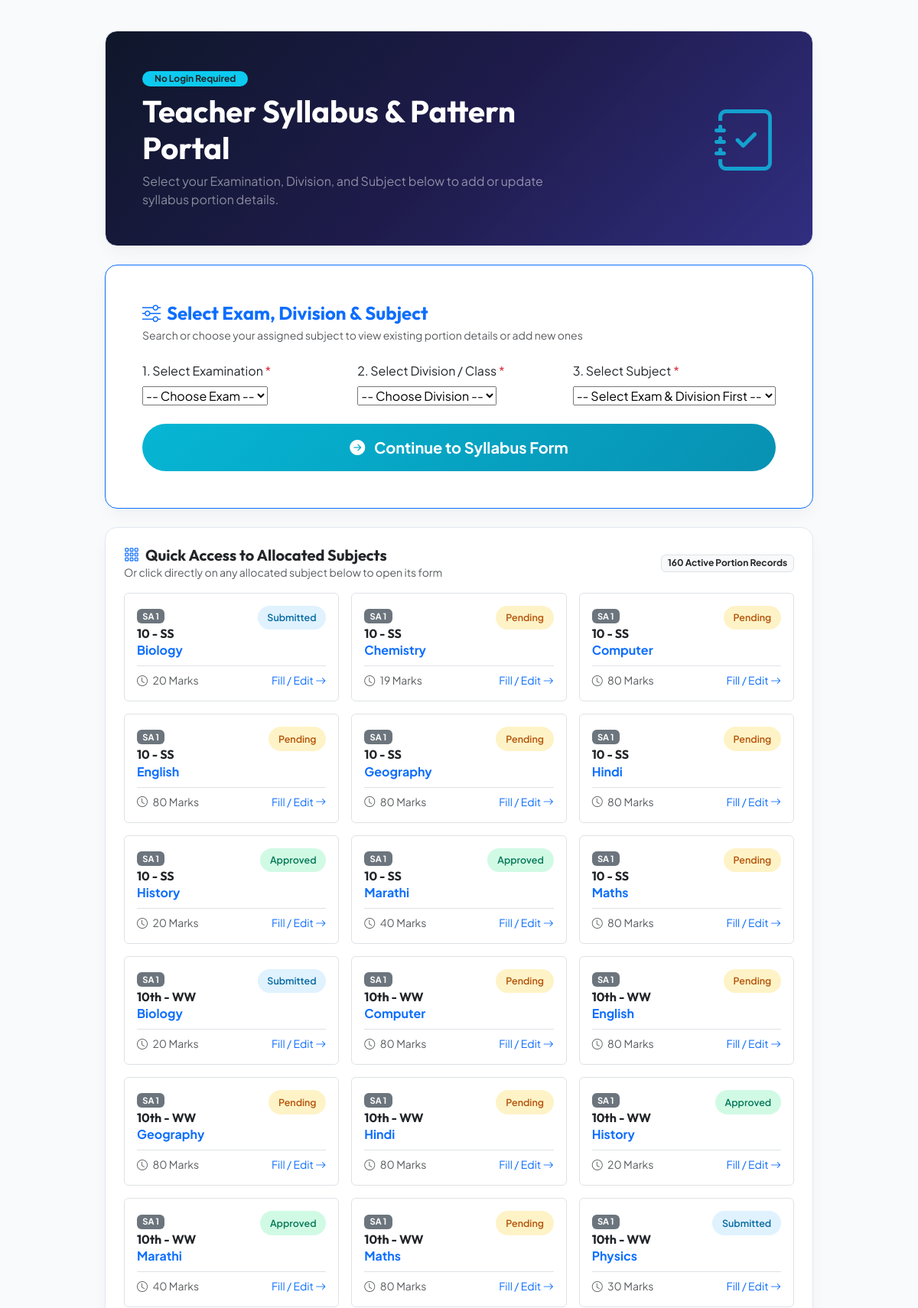
Page /teacher/ (upper part) on the committed database.
### core/models.py (models this page shows, shortened)
class PortionSubmission(models.Model):
    STATUS_CHOICES = [
        ('PENDING', 'Pending Submission'),
        ('SUBMITTED', 'Submitted by Teacher'),
        ('APPROVED', 'Approved by Principal'),
        ('REVISION', 'Revision Requested'),
    ]
    id = models.UUIDField(primary_key=True, default=uuid.uuid4, editable=False)
    exam = models.ForeignKey(Exam, on_delete=models.CASCADE, related_name='submissions')
    master_subject = models.ForeignKey(MasterSubject, on_delete=models.SET_NULL, null=True, blank=True, related_name='submissions')
    division_ref = models.ForeignKey(Division, on_delete=models.SET_NULL, null=True, blank=True, related_name='submissions')
    class_name = models.CharField(max_length=100, db_index=True, help_text="e.g. Grade VIII(MM) or Class 10-A")
    subject_name = models.CharField(max_length=100, db_index=True, help_text="e.g. Mathematics, Physics")
    teacher_name = models.CharField(max_length=150, help_text="Teacher's full name")
    teacher_email = models.EmailField(blank=True, null=True, help_text="Optional teacher contact email")
    exam_date = models.DateField(blank=True, null=True, db_index=True, help_text="Date of exam e.g. 2026-07-06")
    syllabus_portion = models.TextField(blank=True, help_text="List chapters, topics, and units covered")
    instructions_for_students = models.TextField(blank=True, help_text="Special instructions for question paper e.g. Use of calculator allowed")
    total_marks = models.PositiveIntegerField(default=80)
    duration_minutes = models.PositiveIntegerField(default=180, help_text="Exam duration in minutes")
    order = models.PositiveIntegerField(default=0, db_index=True, help_text="Sequence order of subject for display and reports")
    status = models.CharField(max_length=20, choices=STATUS_CHOICES, default='PENDING', db_index=True)
    principal_remarks = models.TextField(blank=True, help_text="Remarks from Principal/Admin")
    submitted_at = models.DateTimeField(blank=True, null=True)
    created_at = models.DateTimeField(auto_now_add=True)
    updated_at = models.DateTimeField(auto_now=True)
    class Meta:
        ordering = ['order', 'class_name', 'subject_name']
        indexes = [
            models.Index(fields=['exam', 'status'], name='idx_sub_exam_status'),
            models.Index(fields=['exam', 'division_ref', 'master_subject'], name='idx_sub_exam_div_subj'),
            models.Index(fields=['exam', 'order', 'subject_name'], name='idx_sub_exam_order_subj'),
            models.Index(fields=['exam', 'subject_name', 'status'], name='idx_sub_exam_subj_status'),
        ]
    @property
    def has_target_marks(self):
        return (self.total_marks or 0) > 0

class Exam(models.Model):
    title = models.CharField(max_length=200, help_text="e.g. PA-1 Exam 2026-2027")
    academic_year = models.CharField(max_length=50, help_text="e.g. 2026-2027")
    school_name = models.CharField(max_length=250, default="Arohan Academy School", help_text="School Name Header")
    header_subtitle = models.CharField(max_length=200, default="(Syllabus Paper & Time table)", help_text="Subtitle e.g. (Syllabus Paper & Time table)")
    note_text = models.CharField(max_length=300, default="NOTE: Kindly pay your wards fees before exam and collect the exam pass from the office.", help_text="Bottom note")
    hide_target_before_submission = models.BooleanField(
        default=False,
        help_text="Hide pre-set marks and duration before teacher submission so teachers enter them on submit.",
    )
    created_at = models.DateTimeField(auto_now_add=True, db_index=True)
    is_active = models.BooleanField(default=True, db_index=True)
    class Meta:
        ordering = ['-created_at']
        indexes = [
            models.Index(fields=['is_active', '-created_at'], name='idx_exam_active_created'),
        ]

### core/views.py (the view, shortened to what this page needs)
# urls.py: path('teacher/', views.teacher_portal, name='teacher_portal'),
def teacher_portal(request):
    active_exams = list(Exam.objects.filter(is_active=True))
    divisions = list(Division.objects.all())
    active_requests = list(
        PortionSubmission.objects
        .filter(exam__is_active=True)
        .select_related('exam', 'master_subject')
        .only(
            'id',
            'exam_id',
            'exam__title',
            'master_subject_id',
            'master_subject__code',
            'division_ref_id',
            'class_name',
            'subject_name',
            'status',
            'total_marks',
            'order',
        )
    )
    alloc_cache_key = make_cache_key('web_teacher_portal_alloc_json')
    alloc_map_json = cache.get(alloc_cache_key)
    if alloc_map_json is None:
        alloc_map = defaultdict(list)
        seen_alloc = set()
        for sub in active_requests:
            if sub.master_subject_id and sub.division_ref_id:
                key = f"{sub.exam_id}_{sub.division_ref_id}"
                dedup_key = (key, sub.master_subject_id)
                if dedup_key not in seen_alloc:
                    seen_alloc.add(dedup_key)
                    alloc_map[key].append({
                        'id': sub.master_subject_id,
                        'name': sub.subject_name,
                        'code': (sub.master_subject.code if sub.master_subject else '') or '',
                    })
        alloc_map_json = json.dumps(alloc_map)
        cache.set(alloc_cache_key, alloc_map_json, 300)
    context = {
        'active_exams': active_exams,
        'divisions': divisions,
        'active_requests': active_requests,
        'alloc_map_json': alloc_map_json,
    }
    return render(request, 'core/teacher_portal.html', context)

### core/cache_utils.py (called while the page is built)
def get_cache_version() -> int:
    ver = cache.get(CACHE_VERSION_KEY)
    if ver is None:
        ver = int(time.time() * 1000)
        cache.add(CACHE_VERSION_KEY, ver, timeout=None)
        ver = cache.get(CACHE_VERSION_KEY, ver)
    return ver

def make_cache_key(*parts) -> str:
    ver = get_cache_version()
    joined = ':'.join(str(p) for p in parts)
    return f"arohan:v{ver}:{joined}"

### core/models.py (called while the page is built)
    def __str__(self):
        return f"{self.standard} - {self.division_name}"

### templates/core/teacher_portal.html (shortened to what this page needs)
{% extends 'base.html' %}
{% block extra_css %}
<link href="https://cdn.jsdelivr.net/npm/tom-select@2.3.1/dist/css/tom-select.bootstrap5.min.css" rel="stylesheet">
{% endblock %}
{% block content %}
<div class="container" style="max-width: 950px;">
    <div class="card glass-card p-4 p-md-5 mb-4 text-white" style="background: linear-gradient(135deg, #0f172a 0%, #1e1b4b 50%, #312e81 100%);">
        <div class="row align-items-center">
            <div class="col-md-8 mb-3 mb-md-0">
                <span class="badge bg-info text-dark font-semibold px-3 py-1.5 rounded-pill mb-2">No Login Required</span>
                <h2 class="display-6 fw-bold mb-2">Teacher Syllabus & Pattern Portal</h2>
                <p class="text-white-50 mb-0">Select your Examination, Division, and Subject below to add or update syllabus portion details.</p>
            </div>
            <div class="col-md-4 text-md-end">
                <i class="bi bi-journal-check display-1 text-info opacity-75"></i>
            </div>
        </div>
    </div>
    <div class="card glass-card p-4 p-md-5 mb-4 border-primary">
        <h4 class="fw-bold mb-1 text-primary"><i class="bi bi-sliders me-2"></i>Select Exam, Division & Subject</h4>
        <p class="text-muted small mb-4">Search or choose your assigned subject to view existing portion details or add new ones</p>
        <form method="post">
            <div class="row g-3">
                <div class="col-md-4">
                    <label class="form-label font-semibold">1. Select Examination <span class="text-danger">*</span></label>
                    <select name="exam_id" id="examSelect" required>
                        <option value="">-- Choose Exam --</option>
                    </select>
                </div>
                <div class="col-md-4">
                    <label class="form-label font-semibold">2. Select Division / Class <span class="text-danger">*</span></label>
                    <select name="division_id" id="divisionSelect" required>
                        <option value="">-- Choose Division --</option>
                    </select>
                </div>
                <div class="col-md-4">
                    <label class="form-label font-semibold">3. Select Subject <span class="text-danger">*</span></label>
                    <select name="subject_id" id="subjectSelect" required>
                        <option value="">-- Select Exam & Division First --</option>
                    </select>
                </div>
            </div>
            <div class="mt-4 text-center text-md-end">
                <button type="submit" class="btn btn-teacher-portal btn-lg w-100 w-md-auto px-4 px-md-5 py-3 rounded-pill fw-bold" data-loading-text="Opening Form...">
                    <i class="bi bi-arrow-right-circle-fill me-2"></i> Continue to Syllabus Form
                </button>
            </div>
        </form>
    </div>
    <div class="card glass-card p-4">
        <div class="d-flex justify-content-between align-items-center mb-3">
            <div>
                <h5 class="fw-bold mb-0"><i class="bi bi-grid-3x3-gap text-primary me-2"></i>Quick Access to Allocated Subjects</h5>
                <p class="text-muted small mb-0">Or click directly on any allocated subject below to open its form</p>
            </div>
            <span class="badge bg-light text-dark border">{{ active_requests|length }} Active Portion Records</span>
        </div>
        <div class="row g-3">
            {% for req in active_requests %}
            <div class="col-md-6 col-lg-4">
                <a href="{% url 'teacher_submit_portion' req.id %}" class="text-decoration-none">
                    <div class="card border p-3 hover-shadow transition-all h-100 bg-white">
                        <div class="d-flex justify-content-between align-items-start mb-2">
                            <div>
                                <span class="badge bg-secondary mb-1" style="font-size: 0.7rem;">{{ req.exam.title }}</span>
                                <h6 class="fw-bold text-dark mb-0 fs-6">{{ req.class_name }}</h6>
                                <span class="fw-bold text-primary">{{ req.subject_name }}</span>
                            </div>
                            {% if req.status == 'PENDING' %}
                                <span class="badge-status badge-pending">Pending</span>
                            {% elif req.status == 'SUBMITTED' %}
                                <span class="badge-status badge-submitted">Submitted</span>
                            {% elif req.status == 'APPROVED' %}
                                <span class="badge-status badge-approved">Approved</span>
                            {% elif req.status == 'REVISION' %}
                                <span class="badge-status badge-revision">Revision</span>
                            {% endif %}
                        </div>
                        <div class="mt-auto pt-2 border-top d-flex justify-content-between align-items-center text-muted small">
                            <span>
                                <i class="bi bi-clock me-1"></i>
                                {% if req.status == 'PENDING' and not req.has_target_marks %}
                                    Marks on Submit
                                {% else %}
                                    {{ req.total_marks }} Marks
                                {% endif %}
                            </span>
                            <span class="text-primary font-semibold">Fill / Edit <i class="bi bi-arrow-right"></i></span>
                        </div>
                    </div>
                </a>
            </div>
            {% empty %}
            <div class="col-12 text-center py-4 text-muted">
                <i class="bi bi-inbox fs-2 d-block mb-2"></i>
                No subjects allocated yet. Use the dropdown selection above to start!
            </div>
            {% endfor %}
        </div>
    </div>
</div>
{% endblock %}

### static/css/style.css (style rules this page uses)
:root { --primary-color: #4f46e5; --primary-hover: #4338ca; --secondary-color: #06b6d4; --accent-color: #f59e0b; --bg-main: #f8fafc; --bg-card: #ffffff; --text-main: #0f172a; --text-muted: #64748b; --border-color: #e2e8f0; --card-shadow: 0 10px 25px -5px rgba(0, 0, 0, 0.05), 0 8px 10px -6px rgba(0, 0, 0, 0.01); --glass-bg: rgba(255, 255, 255, 0.85); --glass-border: rgba(255, 255, 255, 0.4); }
body { font-family: 'Plus Jakarta Sans', sans-serif; background-color: var(--bg-main); color: var(--text-main); min-height: 100vh; display: flex; flex-direction: column; }
h1, h2, h3, h4, h5, h6, .brand-font { font-family: 'Outfit', sans-serif; font-weight: 700; }
.glass-card { background: var(--bg-card); border: 1px solid var(--border-color); border-radius: 1rem; box-shadow: var(--card-shadow); transition: transform 0.2s ease, box-shadow 0.2s ease; }
.badge-status { padding: 0.4rem 0.8rem; border-radius: 20rem; font-weight: 600; font-size: 0.78rem; display: inline-flex; align-items: center; gap: 0.35rem; }
.badge-pending { background-color: #fef3c7; color: #b45309; }
.badge-submitted { background-color: #e0f2fe; color: #0369a1; }
.badge-approved { background-color: #d1fae5; color: #047857; }
.btn-teacher-portal { background: linear-gradient(135deg, #06b6d4, #0891b2); color: white; border: none; border-radius: 0.6rem; padding: 0.6rem 1.4rem; font-weight: 600; }

### rows in the picture
PortionSubmission: exam "SA 1", class_name "10 - SS", subject_name "Biology", status "Submitted", total_marks "20"
PortionSubmission: exam "SA 1", class_name "10 - SS", subject_name "Chemistry", status "Pending", total_marks "19"
PortionSubmission: exam "SA 1", class_name "10 - SS", subject_name "Computer", status "Pending", total_marks "80"
PortionSubmission: exam "SA 1", class_name "10 - SS", subject_name "English", status "Pending", total_marks "80"
PortionSubmission: exam "SA 1", class_name "10 - SS", subject_name "Geography", status "Pending", total_marks "80"
PortionSubmission: exam "SA 1", class_name "10 - SS", subject_name "Hindi", status "Pending", total_marks "80"
PortionSubmission: exam "SA 1", class_name "10 - SS", subject_name "History", status "Approved", total_marks "20"
PortionSubmission: exam "SA 1", class_name "10 - SS", subject_name "Marathi", status "Approved", total_marks "40"
PortionSubmission: exam "SA 1", class_name "10 - SS", subject_name "Maths", status "Pending", total_marks "80"
PortionSubmission: exam "SA 1", class_name "10th - WW", subject_name "Biology", status "Submitted", total_marks "20"
PortionSubmission: exam "SA 1", class_name "10th - WW", subject_name "Computer", status "Pending", total_marks "80"
PortionSubmission: exam "SA 1", class_name "10th - WW", subject_name "English", status "Pending", total_marks "80"
PortionSubmission: exam "SA 1", class_name "10th - WW", subject_name "Geography", status "Pending", total_marks "80"
PortionSubmission: exam "SA 1", class_name "10th - WW", subject_name "Hindi", status "Pending", total_marks "80"
PortionSubmission: exam "SA 1", class_name "10th - WW", subject_name "History", status "Approved", total_marks "20"
PortionSubmission: exam "SA 1", class_name "10th - WW", subject_name "Marathi", status "Approved", total_marks "40"
PortionSubmission: exam "SA 1", class_name "10th - WW", subject_name "Maths", status "Pending", total_marks "80"
PortionSubmission: exam "SA 1", class_name "10th - WW", subject_name "Physics", status "Submitted", total_marks "30"

### other values in the picture
{{ active_requests|length }} "160"
